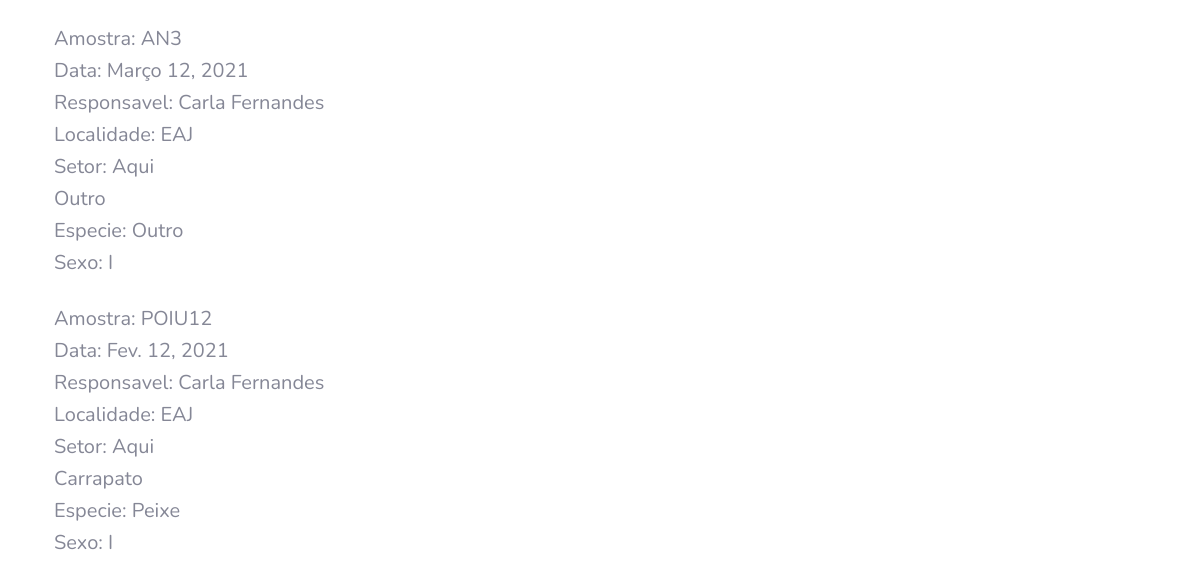
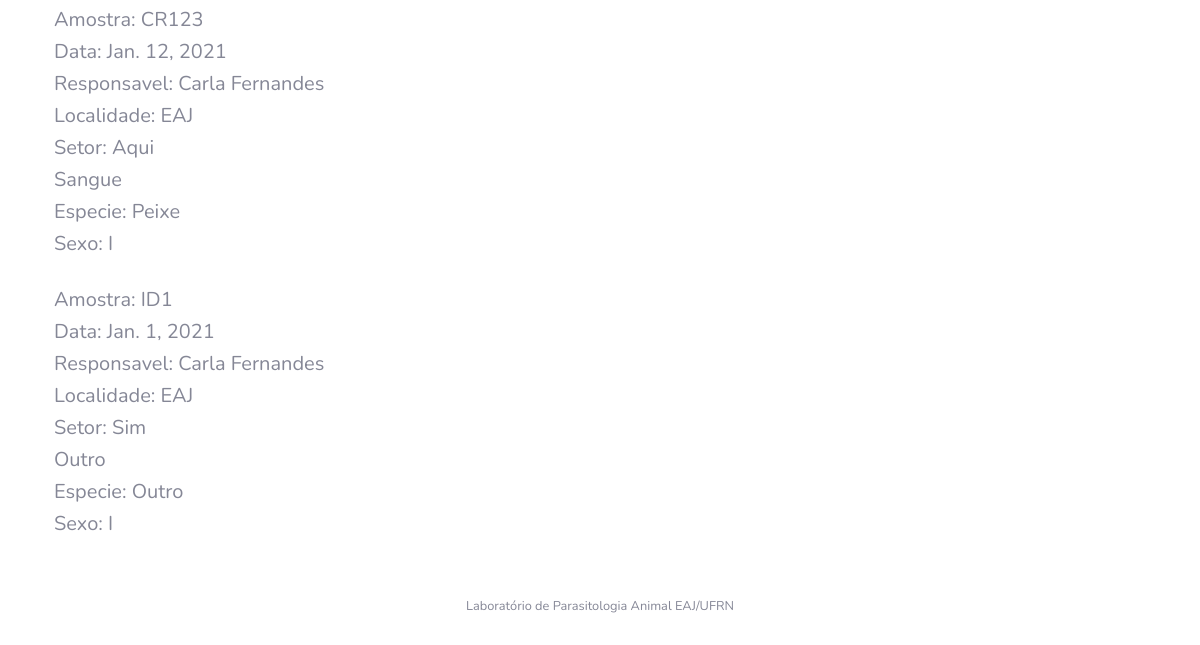
/local/DetalhesLocal/1 (lower part), run on an earlier commit of the app's database (2 pictures, top to bottom).
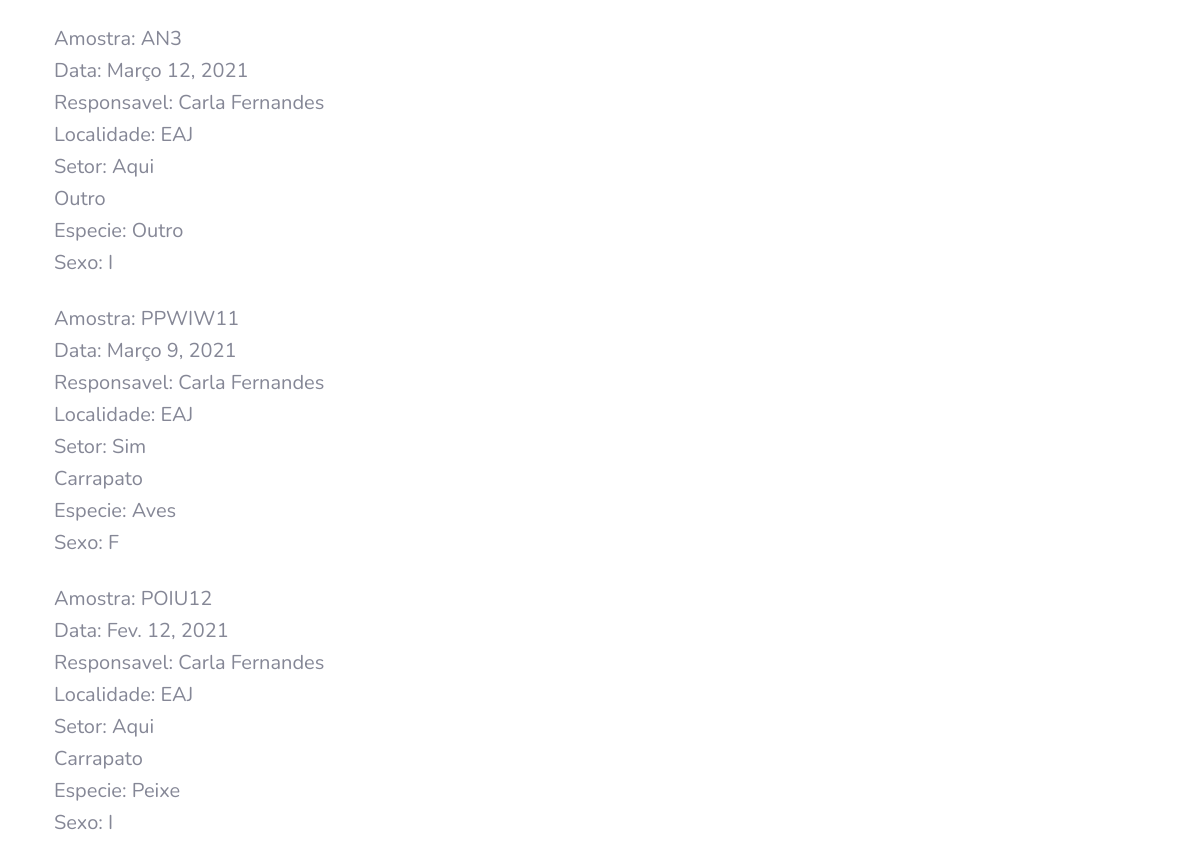
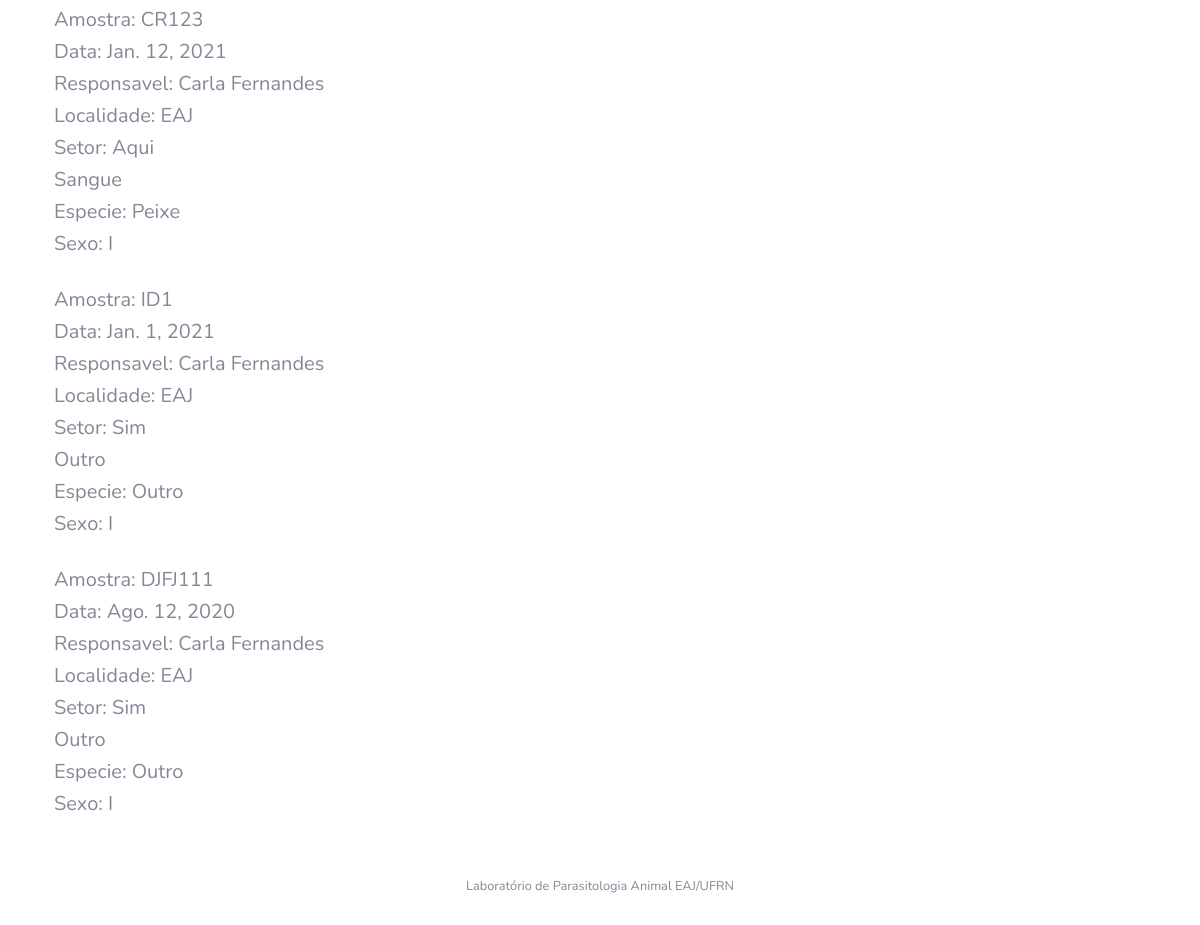
And on a later commit of the database (2 pictures, top to bottom).
### Amostra/models.py (models this page shows, shortened)
class Amostra(models.Model):
    identificacao = models.CharField(max_length=10)
    origem = models.CharField(max_length=200)
    responsavel = models.ForeignKey(User, on_delete=models.CASCADE, null = True, related_name='amostras')
    localidade = models.ForeignKey(Local, on_delete=models.CASCADE, null = True, related_name='local')
    setor = models.CharField(max_length=200)
    data_coleta = models.DateField(default=date.today)
    tipo_amostra = models.CharField(max_length=2, choices=TIPOS_AMOSTRA, default='OU')
    especie_animal = models.CharField(max_length=2, choices=ESPECIES_ANIMAIS,default='OU')
    sexo_animal = models.CharField(max_length=1, choices=SEXO, default='I')
    status = models.BooleanField(default=True)
    exames = models.ManyToManyField(Exame, through='RealizacaoExame')
    created_at = models.DateField(default=date.today, null=True, blank=True)
    class Meta:
        ordering = ['-data_coleta','origem','localidade','setor','especie_animal','identificacao','tipo_amostra']

### Local/models.py (models this page shows)
class Local(models.Model):
    nome = models.CharField(max_length=200)
    def __str__(self):
        return self.nome

### Local/views.py (the view)
# urls.py: path('DetalhesLocal/<int:pk>', views.local_amostraDetalhes, name='detalhesLocal'),
def local_amostraDetalhes(request, pk):
    local = Local.objects.filter(pk=pk)
    amostra = Amostra.objects.filter(localidade_id=pk)
    context = {'loc':local, 'lista_amostra':amostra}
    return render(request, 'Local/local_detail.html', context)

### Amostra/context_processors.py (called while the page is built)
def amostras_pendentes(request):
    if (request.user.is_authenticated):
        amostras = Amostra.objects.filter(
            responsavel=request.user, status=True,
            data_coleta__lte = date.today()- timedelta(days=10))
    else:
        amostras = Amostra.objects.filter(
            status=True,
            data_coleta__lte = date.today()- timedelta(days=10))
    return {
        'amostras_pendentes_count': amostras.count(),
        'amostras_pendentes': amostras.order_by('data_coleta')
    }

### Usuario/models.py (called while the page is built)
    def __str__(self):
        return "{} {}".format(self.first_name, self.last_name)

### templates/Local/local_detail.html (shortened to what this page needs)
{% extends "base.html" %}
{% load bootstrap4 %}
{% block content %}
<div class="container">
	{% if loc %}
		{% for local in loc %}
            <br>
		{% endfor %}
	{% endif %}
	{% if lista_amostra %}
		{% for amostra in lista_amostra %}
			<h5>Amostra: {{ amostra.identificacao }}</h5>
			<h5>Data: {{ amostra.data_coleta }} </h5>
			<h5>Responsavel: {{ amostra.responsavel }} </h5>
			<h5>Localidade: {{ amostra.localidade }}</h5>
			<h5>Setor: {{ amostra.setor }}</h5>
    		<h5>{{ amostra.get_tipo_amostra_display }}</h5>
    		<h5>Especie: {{ amostra.get_especie_animal_display }}</h5>
    		<h5>Sexo: {{ amostra.sexo_animal }}</h5>
			<br>
		{% endfor %}
	{% else %}
		<h5>Nao há exame adicionado</h5>
	{% endif %}
  </div>
{% endblock %}

What changed in the data, as far as the page shows it:
added Amostra: identificacao "PPWIW11", data_coleta "Março 9, 2021", responsavel "Carla Fernandes", localidade "EAJ", setor "Sim", tipo_amostra "Carrapato", especie_animal "Aves", sexo_animal "F"
added Amostra: identificacao "DJFJ111", data_coleta "Ago. 12, 2020", responsavel "Carla Fernandes", localidade "EAJ", setor "Sim", tipo_amostra "Outro", especie_animal "Outro", sexo_animal "I"
